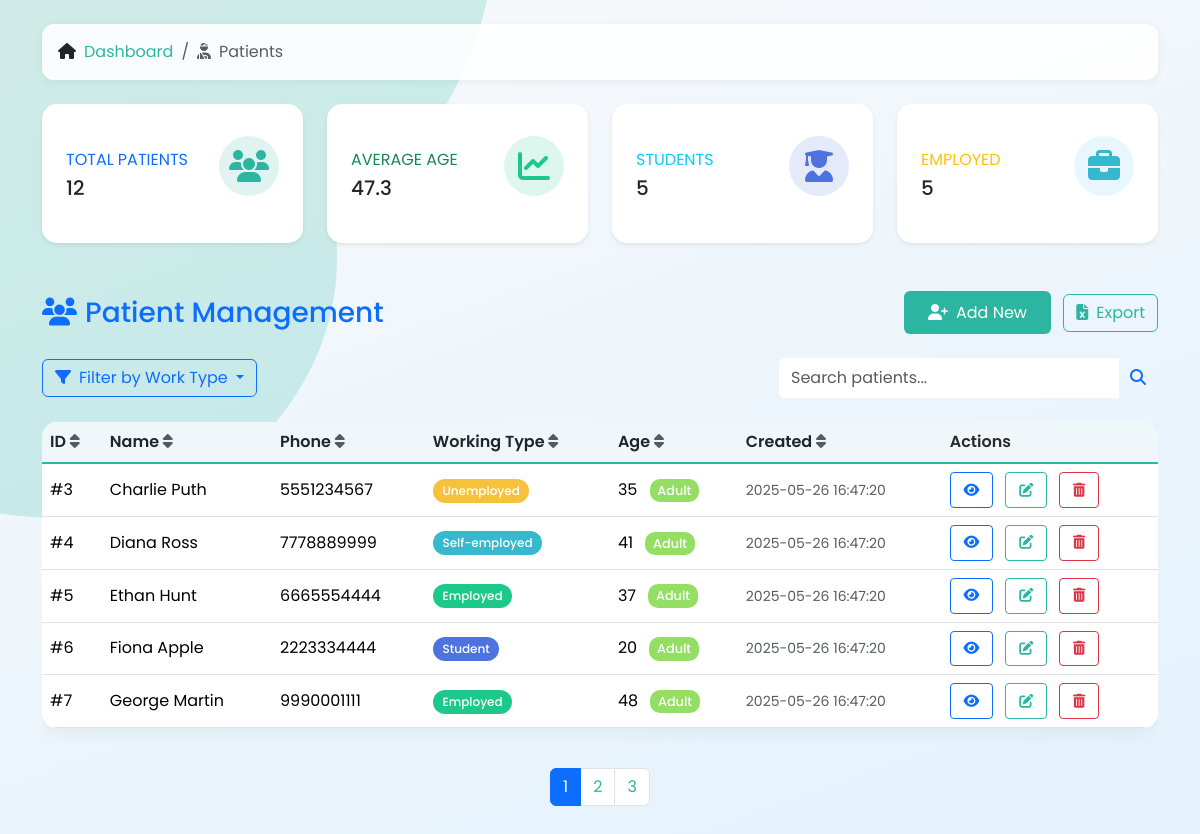
/patients.php, run on the app's committed database.
### tables this page shows
CREATE TABLE `patients` (
  `id` int NOT NULL,
  `full_name` varchar(100) NOT NULL,
  `phone` varchar(20) NOT NULL,
  `working_type` enum('student','employed','self-employed','unemployed') NOT NULL,
  `created_at` datetime DEFAULT CURRENT_TIMESTAMP,
  `age` int NOT NULL
);

### patients.php (the view, shortened to what this page needs)
<?php
require_once 'config.php';
$search = $_GET['search'] ?? '';
$workTypeFilter = $_GET['work_type'] ?? '';
$sort = $_GET['sort'] ?? 'id';
$order = ($_GET['order'] ?? 'asc') === 'desc' ? 'desc' : 'asc';
$page = max((int)($_GET['page'] ?? 1), 1);
$limit = 5;
$offset = ($page - 1) * $limit;
$conditions = [];
$params = [];
$whereClause = $conditions ? 'WHERE ' . implode(' AND ', $conditions) : '';
$countStmt = $pdo->prepare("SELECT COUNT(*) FROM patients $whereClause");
$countStmt->execute($params);
$totalRows = $countStmt->fetchColumn();
$totalPages = ceil($totalRows / $limit);
$sql = "SELECT * FROM patients $whereClause ORDER BY $sort $order LIMIT $limit OFFSET $offset";
$stmt = $pdo->prepare($sql);
$stmt->execute($params);
$patients = $stmt->fetchAll();
$summaryStmt = $pdo->query("
    SELECT
        COUNT(*) AS total_patients,
        AVG(age) AS average_age,
        SUM(CASE WHEN working_type = 'student' THEN 1 ELSE 0 END) AS students,
        SUM(CASE WHEN working_type = 'employed' THEN 1 ELSE 0 END) AS employed,
        SUM(CASE WHEN working_type = 'self-employed' THEN 1 ELSE 0 END) AS self_employed,
        SUM(CASE WHEN working_type = 'unemployed' THEN 1 ELSE 0 END) AS unemployed
    FROM patients
");
$summary = $summaryStmt->fetch(PDO::FETCH_ASSOC);
$averageAge = round($summary['average_age'], 1);
?>
<!DOCTYPE html>
<html lang="en">
<head>
    <link href="https://cdn.jsdelivr.net/npm/bootstrap@5.3.3/dist/css/bootstrap.min.css" rel="stylesheet">
    <link href="https://cdnjs.cloudflare.com/ajax/libs/font-awesome/6.5.0/css/all.min.css" rel="stylesheet">
</head>
<body class="p-4">
    <div class="container">
        <nav class="mb-4">
            <ol class="breadcrumb">
                <li class="breadcrumb-item"><i class="fas fa-home me-2"></i><a href="dashboard.php">Dashboard</a></li>
                <li class="breadcrumb-item active"><i class="fas fa-user-injured me-2"></i>Patients</li>
            </ol>
        </nav>
        <div class="row mb-4">
            <div class="col-xl-3 col-md-6 mb-4">
                <div class="card summary-card border-left-primary shadow-sm h-100 py-2">
                    <div class="card-body">
                        <div class="row no-gutters align-items-center">
                            <div class="col mr-2">
                                <div class="text-xs font-weight-bold text-primary text-uppercase mb-1">
                                    Total Patients</div>
                                <div class="h5 mb-0 font-weight-bold text-gray-800"><?= $summary['total_patients'] ?></div>
                            </div>
                            <div class="col-auto">
                                <div class="card-icon bg-primary-light">
                                    <i class="fas fa-users fa-2x"></i>
                                </div>
                            </div>
                        </div>
                    </div>
                </div>
            </div>
            <div class="col-xl-3 col-md-6 mb-4">
                <div class="card summary-card border-left-success shadow-sm h-100 py-2">
                    <div class="card-body">
                        <div class="row no-gutters align-items-center">
                            <div class="col mr-2">
                                <div class="text-xs font-weight-bold text-success text-uppercase mb-1">
                                    Average Age</div>
                                <div class="h5 mb-0 font-weight-bold text-gray-800"><?= $averageAge ?></div>
                            </div>
                            <div class="col-auto">
                                <div class="card-icon bg-green-light">
                                    <i class="fas fa-chart-line fa-2x"></i>
                                </div>
                            </div>
                        </div>
                    </div>
                </div>
            </div>
            <div class="col-xl-3 col-md-6 mb-4">
                <div class="card summary-card border-left-info shadow-sm h-100 py-2">
                    <div class="card-body">
                        <div class="row no-gutters align-items-center">
                            <div class="col mr-2">
                                <div class="text-xs font-weight-bold text-info text-uppercase mb-1">
                                    Students</div>
                                <div class="h5 mb-0 font-weight-bold text-gray-800"><?= $summary['students'] ?></div>
                            </div>
                            <div class="col-auto">
                                <div class="card-icon bg-purple-light">
                                    <i class="fas fa-user-graduate fa-2x"></i>
                                </div>
                            </div>
                        </div>
                    </div>
                </div>
            </div>
            <div class="col-xl-3 col-md-6 mb-4">
                <div class="card summary-card border-left-warning shadow-sm h-100 py-2">
                    <div class="card-body">
                        <div class="row no-gutters align-items-center">
                            <div class="col mr-2">
                                <div class="text-xs font-weight-bold text-warning text-uppercase mb-1">
                                    Employed</div>
                                <div class="h5 mb-0 font-weight-bold text-gray-800"><?= $summary['employed'] + $summary['self_employed'] ?></div>
                            </div>
                            <div class="col-auto">
                                <div class="card-icon bg-blue-light">
                                    <i class="fas fa-briefcase fa-2x"></i>
                                </div>
                            </div>
                        </div>
                    </div>
                </div>
            </div>
        </div>
        <div class="d-flex justify-content-between align-items-center mb-4">
            <h3 class="mb-0 text-primary"><i class="fas fa-users me-2"></i>Patient Management</h3>
            <div>
                <button class="btn btn-success me-2" data-bs-toggle="modal" data-bs-target="#addPatientModal">
                    <i class="fas fa-user-plus me-2"></i>Add New
                </button>
                <a href="export_patients.php" class="btn btn-outline-secondary">
                    <i class="fas fa-file-excel me-2"></i>Export
                </a>
            </div>
        </div>
        <div class="d-flex justify-content-between align-items-center mb-4">
            <div class="btn-group">
                <button class="btn btn-outline-primary dropdown-toggle" type="button" data-bs-toggle="dropdown" aria-expanded="false">
                    <i class="fas fa-filter me-2"></i>Filter by Work Type
                </button>
            </div>
            <form method="get" class="d-flex">
                <div class="input-group">
                    <input type="text" name="search" value="<?= htmlspecialchars($search) ?>"
                           class="form-control border-0 py-2" placeholder="Search patients...">
                    <button class="btn btn-outline-primary border-0" type="submit">
                        <i class="fas fa-search"></i>
                    </button>
                </div>
            </form>
        </div>
        <div class="table-responsive">
            <table class="table table-hover align-middle">
                <thead class="table-light">
                    <tr>
                        <?php
                        $columns = ['id' => 'ID', 'full_name' => 'Name', 'phone' => 'Phone',
                                  'working_type' => 'Working Type', 'age' => 'Age', 'created_at' => 'Created'];
                        foreach ($columns as $col => $label) {
                            $newOrder = ($sort === $col && $order === 'asc') ? 'desc' : 'asc';
                            echo "<th><a href=\"?search=$search&work_type=$workTypeFilter&sort=$col&order=$newOrder\" class=\"text-decoration-none text-dark\">$label <i class=\"fas fa-sort text-muted\"></i></a></th>";
                        }
                        ?>
                        <th>Actions</th>
                    </tr>
                </thead>
                <tbody>
                    <?php foreach ($patients as $patient):
                        $ageGroup = '';
                        $ageClass = '';
                        if ($patient['age'] < 13) {
                            $ageGroup = 'Child';
                            $ageClass = 'age-group-child';
                        } elseif ($patient['age'] >= 13 && $patient['age'] <= 19) {
                            $ageGroup = 'Teen';
                            $ageClass = 'age-group-teen';
                        } elseif ($patient['age'] >= 20 && $patient['age'] <= 59) {
                            $ageGroup = 'Adult';
                            $ageClass = 'age-group-adult';
                        } else {
                            $ageGroup = 'Senior';
                            $ageClass = 'age-group-senior';
                        }
                    ?>
                        <tr class="animate__animated animate__fadeIn">
                            <td>#<?= $patient['id'] ?></td>
                            <td><?= htmlspecialchars($patient['full_name']) ?></td>
                            <td><?= htmlspecialchars($patient['phone']) ?></td>
                            <td>
                                <span class="badge badge-<?= str_replace(' ', '-', $patient['working_type']) ?>">
                                    <?= ucfirst($patient['working_type']) ?>
                                </span>
                            </td>
                            <td>
                                <?= $patient['age'] ?>
                                <span class="age-group ms-2 <?= $ageClass ?>"><?= $ageGroup ?></span>
                            </td>
                            <td><small class="text-muted"><?= $patient['created_at'] ?></small></td>
                            <td class="action-buttons">
                                <button class="btn btn-sm btn-outline-primary me-2 view-patient"
                                        data-id="<?= $patient['id'] ?>"
                                        data-bs-toggle="modal"
                                        data-bs-target="#viewPatientModal"
                                        title="View">
                                    <i class="fas fa-eye"></i>
                                </button>
                                <a href="edit_patient.php?id=<?= $patient['id'] ?>" class="btn btn-sm btn-outline-secondary me-2" title="Edit">
                                    <i class="fas fa-edit"></i>
                                </a>
                                <a href="delete_patient.php?id=<?= $patient['id'] ?>" class="btn btn-sm btn-outline-danger" title="Delete" onclick="return confirm('Are you sure you want to delete this patient?');">
                                    <i class="fas fa-trash-alt"></i>
                                </a>
                            </td>
                        </tr>
                    <?php endforeach ?>
                </tbody>
            </table>
        </div>
        <nav class="mt-4">
            <ul class="pagination justify-content-center">
                <?php for ($i = 1; $i <= $totalPages; $i++): ?>
                    <li class="page-item <?= $i == $page ? 'active' : '' ?>">
                        <a class="page-link"
                           href="?search=<?= $search ?>&work_type=<?= $workTypeFilter ?>&sort=<?= $sort ?>&order=<?= $order ?>&page=<?= $i ?>">
                           <?= $i ?>
                        </a>
                    </li>
                <?php endfor; ?>
            </ul>
        </nav>
    </div>
</body>
</html>

### patients.php (style rules this page uses)
:root { --primary: #2cb5a0; --secondary: #f0f7fa; --accent: #ff7f50; --student: #4e73df; --employed: #1cc88a; --self-employed: #36b9cc; --unemployed: #f6c23e; --child: #ff85c0; --teen: #69c0ff; --adult: #95de64; --senior: #ffd666; }
body { font-family: 'Poppins', sans-serif; background-size: cover; animation: fadeIn 0.5s ease-in-out both; }
.breadcrumb { background: rgba(255,255,255,0.9); padding: 1rem; border-radius: 12px; box-shadow: 0 2px 8px rgba(0,0,0,0.05); }
.breadcrumb-item a { color: var(--primary); text-decoration: none; transition: all 0.2s ease; }
.table { border-radius: 15px; overflow: hidden; box-shadow: 0 4px 20px rgba(0,0,0,0.05); background: white; }
.table thead th { background: var(--secondary); border-bottom: 2px solid var(--primary); font-weight: 600; color: #2a2a2a; }
.table-hover tbody tr { transition: all 0.2s ease; }
.btn-success { background: var(--primary); border: none; padding: 0.6rem 1.5rem; transition: all 0.2s ease; }
.btn-outline-secondary { border-color: var(--primary); color: var(--primary); }
.badge { padding: 0.5em 0.8em; border-radius: 20px; font-weight: 500; }
.badge-student { background-color: var(--student); color: white; }
.badge-employed { background-color: var(--employed); color: white; }
.badge-self-employed { background-color: var(--self-employed); color: white; }
.badge-unemployed { background-color: var(--unemployed); color: white; }
.age-group { font-size: 0.8em; padding: 0.25em 0.6em; border-radius: 10px; font-weight: 500; }
.age-group-adult { background: var(--adult); color: white; }
.page-link { color: var(--primary); transition: all 0.2s ease; }
.summary-card { border-radius: 15px; box-shadow: 0 4px 15px rgba(0,0,0,0.05); transition: all 0.3s ease; border: none; height: 100%; }
.summary-card .card-body { padding: 1.5rem; }
.card-icon { width: 60px; height: 60px; border-radius: 50%; display: flex; align-items: center; justify-content: center; margin: 0 auto 15px; }
.bg-primary-light { background-color: rgba(44, 181, 160, 0.15); color: var(--primary); }
.bg-purple-light { background-color: rgba(78, 115, 223, 0.15); color: var(--student); }
.bg-green-light { background-color: rgba(28, 200, 138, 0.15); color: var(--employed); }
.bg-blue-light { background-color: rgba(105, 192, 255, 0.15); color: var(--self-employed); }
.action-buttons .btn { padding: 0.4rem 0.8rem; }

### data on the page
patients: id "3", full_name "Charlie Puth", phone "5551234567", working_type "Unemployed", age "35", age "Adult", created_at "2025-05-26 16:47:20"
patients: id "4", full_name "Diana Ross", phone "7778889999", working_type "Self-employed", age "41", age "Adult", created_at "2025-05-26 16:47:20"
patients: id "5", full_name "Ethan Hunt", phone "6665554444", working_type "Employed", age "37", age "Adult", created_at "2025-05-26 16:47:20"
patients: id "6", full_name "Fiona Apple", phone "2223334444", working_type "Student", age "20", age "Adult", created_at "2025-05-26 16:47:20"
patients: id "7", full_name "George Martin", phone "9990001111", working_type "Employed", age "48", age "Adult", created_at "2025-05-26 16:47:20"

### other printed values
$summary['total_patients'] "12"
$averageAge "47.3"
$summary['students'] "5"
$summary['employed'] + $summary['self_employed'] "5"
$label "ID"
$label "Name"
$label "Phone"
$label "Working Type"
$label "Age"
$label "Created"
